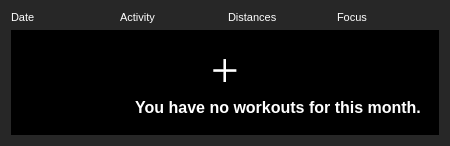
          <widget class="QWidget" name="WorkoutLogWidget" native="true">
           <property name="sizePolicy">
            <sizepolicy hsizetype="Expanding" vsizetype="Expanding">
             <horstretch>0</horstretch>
             <verstretch>0</verstretch>
            </sizepolicy>
           </property>
           <property name="styleSheet">
            <string notr="true">QWidget {
border-radius: 400px;
    background-color: #272727; 
}</string>
           </property>
           <layout class="QGridLayout" name="gridLayout_2">
            <item row="0" column="1">
             <widget class="QLabel" name="ActivityLabelDash">
              <property name="font">
               <font>
                <pointsize>8</pointsize>
               </font>
              </property>
              <property name="styleSheet">
               <string notr="true">color: white; 
</string>
              </property>
              <property name="text">
               <string>Activity</string>
              </property>
             </widget>
            </item>
            <item row="0" column="3">
             <widget class="QLabel" name="FocusLabelDash">
              <property name="font">
               <font>
                <pointsize>8</pointsize>
               </font>
              </property>
              <property name="styleSheet">
               <string notr="true">color: white; 
</string>
              </property>
              <property name="text">
               <string>Focus</string>
              </property>
             </widget>
            </item>
            <item row="0" column="0">
             <widget class="QLabel" name="DateLabelDash">
              <property name="font">
               <font>
                <pointsize>8</pointsize>
               </font>
              </property>
              <property name="styleSheet">
               <string notr="true">color: white; 
</string>
              </property>
              <property name="text">
               <string>Date</string>
              </property>
             </widget>
            </item>
            <item row="0" column="2">
             <widget class="QLabel" name="DistancesLabelDash">
              <property name="font">
               <font>
                <pointsize>8</pointsize>
               </font>
              </property>
              <property name="styleSheet">
               <string notr="true">color: white; 
</string>
              </property>
              <property name="text">
               <string>Distances</string>
              </property>
             </widget>
            </item>
            <item row="1" column="0" colspan="4">
             <widget class="QStackedWidget" name="WorkoutLogStackedWidget">
              <property name="styleSheet">
               <string notr="true">QWidget {
border-radius: 400px;
    background-color: #000; 
}</string>
              </property>
              <property name="currentIndex">
               <number>0</number>
              </property>
              <widget class="QWidget" name="WorkoutLogNoWorkoutsPage">
               <layout class="QGridLayout" name="gridLayout_35">
                <item row="0" column="0">
                 <widget class="QWidget" name="NoWorkoutsThisMonthWidget" native="true">
                  <layout class="QVBoxLayout" name="verticalLayout_4">
                   <item>
                    <widget class="QPushButton" name="AddWorkoutButtonWidget_5">
                     <property name="maximumSize">
                      <size>
                       <width>16777215</width>
                       <height>75</height>
                      </size>
                     </property>
                     <property name="font">
                      <font>
                       <family>Symbol</family>
                       <pointsize>32</pointsize>
                      </font>
                     </property>
                     <property name="styleSheet">
                      <string notr="true">color: white; 
</string>
                     </property>
                     <property name="text">
                      <string>+</string>
                     </property>
                    </widget>
                   </item>
                   <item>
                    <widget class="QLabel" name="WorkoutsAmountDefaultLabel_5">
                     <property name="font">
                      <font>
                       <pointsize>12</pointsize>
                       <weight>75</weight>
                       <bold>true</bold>
                      </font>
                     </property>
                     <property name="styleSheet">
                      <string notr="true">color: white; 
</string>
                     </property>
                     <property name="text">
                      <string>                        You have no workouts for this month.</string>
                     </property>
                    </widget>
                   </item>
                  </layout>
                 </widget>
                </item>
               </layout>
              </widget>
              <widget class="QWidget" name="WorkoutLogEmptyPage">
               <layout class="QVBoxLayout" name="verticalLayout_12"/>
              </widget>
             </widget>
            </item>
           </layout>
          </widget>
